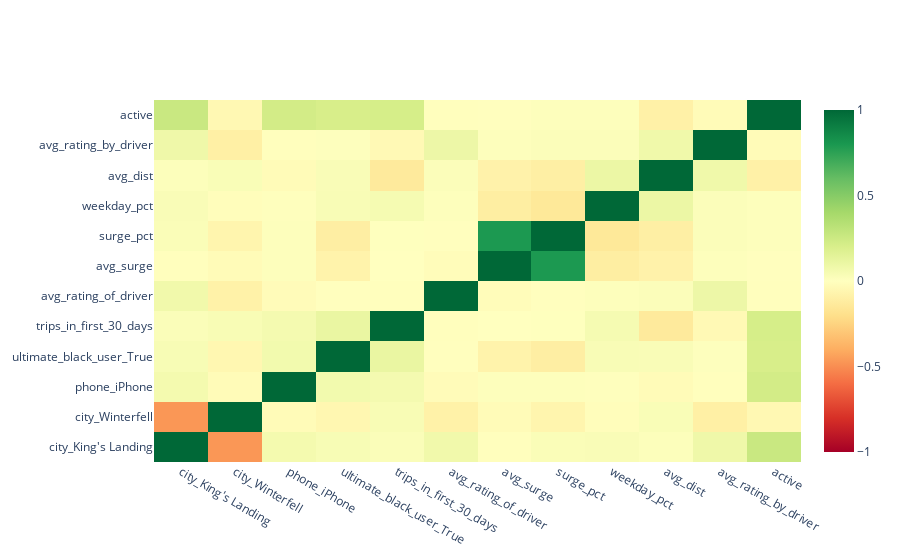

Notebook source saved alongside this figure:
### Markdown cell above
## correlation and heatmap visualization of features

### Code cell
# step 1: calculate correlation table on dataframe

cr = df.corr(method = 'pearson')
print(cr)

# step 2: graph object method

fig = go.Figure(go.Heatmap(x=cr.columns, y=cr.columns, z=cr.values.tolist(), 
                          colorscale = 'rdylgn', zmin = -1, zmax = 1))

fig.show()

### Figure 1 — Plotly figure (JSON) as saved in the notebook; plotly's stock layout.template omitted (floating-point values rounded to 4 significant figures; data arrays with more than 128 entries replaced by an {"elided": "..."} marker saying what was removed)
{"data": [{"colorscale": [[0, "rgb(165,0,38)"], [0.1, "rgb(215,48,39)"], [0.2, "rgb(244,109,67)"], [0.3, "rgb(253,174,97)"], [0.4, "rgb(254,224,139)"], [0.5, "rgb(255,255,191)"], [0.6, "rgb(217,239,139)"], [0.7, "rgb(166,217,106)"], [0.8, "rgb(102,189,99)"], [0.9, "rgb(26,152,80)"], [1, "rgb(0,104,55)"]], "type": "heatmap", "x": ["city_King's Landing", "city_Winterfell", "phone_iPhone", "ultimate_black_user_True", "trips_in_first_30_days", "avg_rating_of_driver", "avg_surge", "surge_pct", "weekday_pct", "avg_dist", "avg_rating_by_driver", "active"], "y": ["city_King's Landing", "city_Winterfell", "phone_iPhone", "ultimate_black_user_True", "trips_in_first_30_days", "avg_rating_of_driver", "avg_surge", "surge_pct", "weekday_pct", "avg_dist", "avg_rating_by_driver", "active"], "z": {"elided": "12x12 float values"}, "zmax": 1, "zmin": -1}], "layout": {}}
